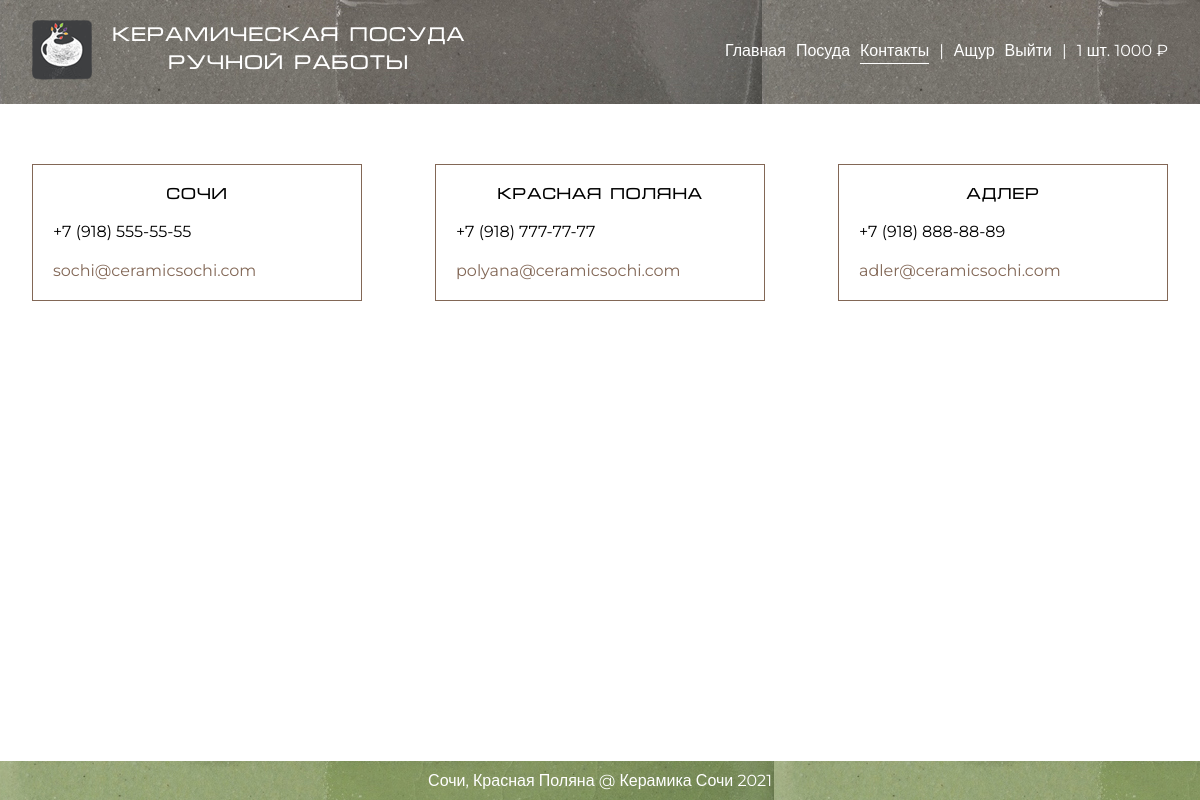
Screenshot of /contacts/ (signed in) with the database file from the repository.
### authapp/models.py (models this page shows, shortened)
class ShopUser(AbstractUser):
    age = models.PositiveSmallIntegerField(verbose_name='возраст', null=True)
    avatar = models.ImageField(verbose_name='аватарка', upload_to='user_avatars', blank=True)

### basketapp/models.py (models this page shows, shortened)
class Basket(models.Model):
    user = models.ForeignKey(settings.AUTH_USER_MODEL, on_delete=models.CASCADE, related_name='basket')
    product = models.ForeignKey(Product, on_delete=models.CASCADE)
    quantity = models.SmallIntegerField(verbose_name='количество', default=0)
    add_datetime = models.DateTimeField(verbose_name='время', auto_now_add=True)
    @property
    def product_cost(self):
        return self.product.price * self.quantity
    @property
    def total_quantity(self):
        return sum(self.user.basket.values_list('quantity', flat=True))
    @property
    def total_cost(self):
        return sum([x.product_cost for x in self.user.basket.all()])

### mainapp/models.py (models this page shows, shortened)
class Product(models.Model):
    category = models.ForeignKey(ProductCategory, on_delete=models.CASCADE, verbose_name='категория')
    name = models.CharField(verbose_name='имя продукта', max_length=128)
    description = models.TextField(verbose_name='описание продукта', blank=True)
    price = models.DecimalField(verbose_name='цена продукта', max_digits=8, decimal_places=2, default=0)
    quantity = models.PositiveSmallIntegerField(verbose_name='количество', default=1)
    image = models.ImageField(upload_to='products_images', blank=True)
    is_active = models.BooleanField(verbose_name='активная', default=1)

class Contact(models.Model):
    city = models.CharField(verbose_name='город', max_length=64)
    phone = models.CharField(verbose_name='телефон', max_length=20)
    email = models.EmailField(verbose_name='email', max_length=254)
    is_active = models.BooleanField(verbose_name='активный', default=1)

### mainapp/views.py (the view)
# urls.py: path('contacts/', adminapp.ContactListView.as_view(), name='contacts'),
def contacts(request):
    items = Contact.objects.filter(is_active=True).order_by('pk')
    context = {
        'page_title': 'контакты',
        'contacts': items,
        'main_path': main_path(request),
        'basket': get_basket(request)
    }
    return render(request, 'mainapp/contacts.html', context)

### mainapp/templatetags/my_tags.py (called while the page is built)
@register.filter()
def email_link(email):
    return mark_safe(f'<a href="mailto:{email}">{email}</a>')

@register.filter()
def with_currency(price):
    return mark_safe(f'{round(price)}&nbsp;{settings.CURRENCY_SYMBOL}')

### mainapp/views.py (called while the page is built)
def get_basket(request):
    return request.user.is_authenticated and request.user.basket.all() or []

def main_path(request):
    return ':'.join(request.resolver_match.namespaces) + ':' + request.resolver_match.url_name

### mainapp/templates/mainapp/contacts.html
{% extends 'mainapp/base.html' %}
{% load static %}
{% load my_tags %}
{% block content %}
    <div class="contacts-container">
            {% for contact in contacts %}
                <div class="item-container">
                    <div class="city">{{ contact.city }}</div>
                    <div class="phone">{{ contact.phone }}</div>
                    <div class="email">{{ contact.email|email_link }}</div>
                </div>
            {% endfor %}
    </div>
{% endblock %}

### mainapp/templates/mainapp/includes/inc__main_menu.html (shortened to what this page needs)
{% load my_tags %}
<div class="links row flex-wrap">
    <div class="menu-link {% if main_path == 'mainapp:index' %}active{% endif %}"><a href="{% url 'mainapp:index' %}">Главная</a>
    </div>
    <div class="menu-link {% if 'mainapp:products' in main_path %}active{% endif %}"><a
            href="{% url 'mainapp:products:index' %}">Посуда</a></div>
    <div class="menu-link {% if main_path == 'mainapp:contacts' %}active{% endif %}"><a
            href="{% url 'mainapp:contacts' %}">Контакты</a></div>
    <div class="menu-link">|</div>
    {% if user.is_authenticated %}
        <div class="menu-link {% if main_path == 'authapp:edit' %}active{% endif %}"><a
                href="{% url 'authapp:edit' %}">
            {% if user.first_name %}{{ user.first_name|title }}{% else %}{{ user.username }}{% endif %}</a></div>
    {% endif %}
    {% if user.is_authenticated %}
        <div class="menu-link"><a href="{% url 'authapp:logout' %}">Выйти</a></div>
        {% if basket %}
            <div class="menu-link">|</div>
            <div class="menu-link">
                <a href="{% url 'basketapp:view' %}" class="basket">
                    <span id="top_total_quantity">{{ basket.0.total_quantity }}</span> шт.
                    <span id="top_total_cost">{{ basket.0.total_cost|with_currency }}</span>
                </a>
            </div>
        {% endif %}
    {% else %}
        <div class="menu-link {% if main_path == 'authapp:login' %}active{% endif %}"><a
                href="{% url 'authapp:login' %}">Войти</a></div>
    {% endif %}
</div>

### static/style.css (style rules this page uses)
html, body { height: 100%; }
a { color: #687251; }
html { overflow-y: scroll; }
* { margin: 0; padding: 0; box-sizing: border-box; font-family: 'Montserrat', sans-serif; font-size: 16px; }
.flex-wrap { flex-wrap: wrap; }
.menu-link { margin-left: 10px; padding-bottom: 3px; }
.menu-link a { color: white; text-decoration: none; transition: .3s; }
.menu-link:hover, .menu-link.active { border-bottom: 1px solid white; }
.products-container, .contacts-container { display: flex; justify-content: space-between; flex-wrap: wrap; margin-top: 10px; }
.contacts-container { margin: 50px 0; }
.products-container .item-container, .contacts-container .item-container { width: 330px; margin-top: 10px; margin-bottom: 10px; background-repeat: no-repeat; background-size: cover; background-position: center; display: flex; flex-direction: column; }
.contacts-container .item-container { border: 1px solid #826756; padding: 20px; }
.contacts-container .item-container .city { font-family: 'micra', sans-serif; margin-bottom: 20px; text-align: center; }
.contacts-container .item-container .phone { margin-bottom: 20px; }
.contacts-container .item-container .email a { color: #826756; transition: .3s; text-decoration: none; }
.row { display: flex; flex-direction: row; }

### rows the page displays
ShopUser: first_name "Ащур"
Basket: user "1", user+product+quantity "1000 ₽"
Contact: city "Сочи", phone "+7 (918) 555-55-55", email|email_link "sochi@ceramicsochi.com"
Contact: city "Красная Поляна", phone "+7 (918) 777-77-77", email|email_link "polyana@ceramicsochi.com"
Contact: city "Адлер", phone "+7 (918) 888-88-89", email|email_link "adler@ceramicsochi.com"
